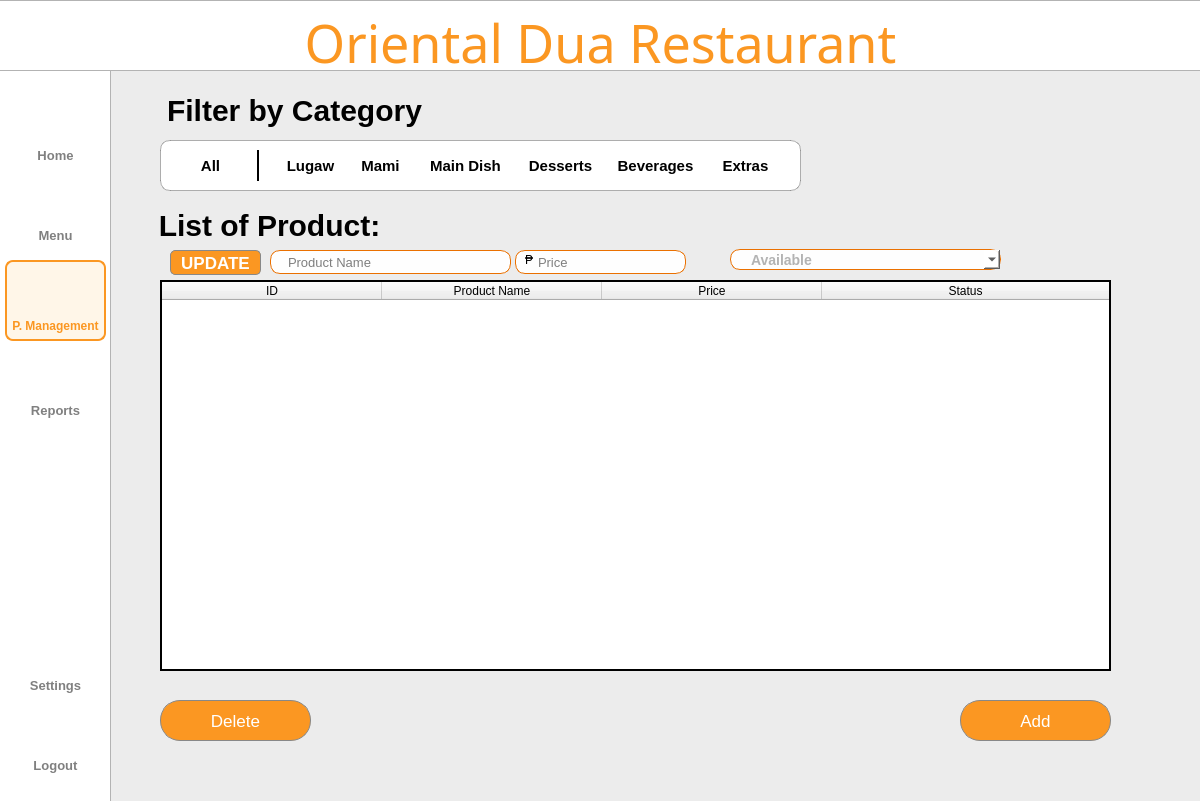
<?xml version="1.0" encoding="UTF-8"?>
<ui version="4.0">
 <class>Dialog</class>
 <widget class="QDialog" name="Dialog">
  <property name="geometry">
   <rect>
    <x>0</x>
    <y>0</y>
    <width>1200</width>
    <height>801</height>
   </rect>
  </property>
  <property name="windowTitle">
   <string>Dialog</string>
  </property>
  <widget class="QWidget" name="bgwidget" native="true">
   <property name="geometry">
    <rect>
     <x>0</x>
     <y>0</y>
     <width>1211</width>
     <height>801</height>
    </rect>
   </property>
   <property name="layoutDirection">
    <enum>Qt::LeftToRight</enum>
   </property>
   <property name="styleSheet">
    <string notr="true">QWidget#bgwidget{background-color: rgb(236, 236, 236);}

</string>
   </property>
   <widget class="QLabel" name="sidebar">
    <property name="geometry">
     <rect>
      <x>-10</x>
      <y>-30</y>
      <width>121</width>
      <height>891</height>
     </rect>
    </property>
    <property name="styleSheet">
     <string notr="true">background-color: rgb(255, 255, 255);
border: 1px solid rgba(0, 0, 0, 0.3);  </string>
    </property>
    <property name="text">
     <string/>
    </property>
   </widget>
   <widget class="QLabel" name="titlebar">
    <property name="geometry">
     <rect>
      <x>-2</x>
      <y>0</y>
      <width>1204</width>
      <height>71</height>
     </rect>
    </property>
    <property name="styleSheet">
     <string notr="true">background-color: rgb(255, 255, 255);
border: 1px solid rgba(0, 0, 0, 0.3);  </string>
    </property>
    <property name="text">
     <string/>
    </property>
   </widget>
   <widget class="QLabel" name="whitebg">
    <property name="geometry">
     <rect>
      <x>160</x>
      <y>140</y>
      <width>641</width>
      <height>51</height>
     </rect>
    </property>
    <property name="styleSheet">
     <string notr="true">background-color: rgb(255, 255, 255);
border: 1px solid rgba(0, 0, 0, 0.3);  
border-radius: 10px;  </string>
    </property>
    <property name="text">
     <string/>
    </property>
   </widget>
   <widget class="QLabel" name="title">
    <property name="geometry">
     <rect>
      <x>0</x>
      <y>10</y>
      <width>1201</width>
      <height>71</height>
     </rect>
    </property>
    <property name="styleSheet">
     <string notr="true">QLabel#title{
	color: #FB9722;
    font-family: Sacramento;
    font-size: 52px;
    font-weight: 400;
    padding-bottom: 5px;
    text-align: center;
}</string>
    </property>
    <property name="text">
     <string>Oriental Dua Restaurant</string>
    </property>
    <property name="alignment">
     <set>Qt::AlignCenter</set>
    </property>
    <property name="wordWrap">
     <bool>true</bool>
    </property>
   </widget>
   <widget class="QLabel" name="logoutIcon">
    <property name="geometry">
     <rect>
      <x>39</x>
      <y>715</y>
      <width>35</width>
      <height>35</height>
     </rect>
    </property>
    <property name="minimumSize">
     <size>
      <width>35</width>
      <height>35</height>
     </size>
    </property>
    <property name="maximumSize">
     <size>
      <width>35</width>
      <height>35</height>
     </size>
    </property>
    <property name="styleSheet">
     <string notr="true">QLabel#Pmanagementbtn{
    color: rgba(0,0,0, 0.5);
    font-family: 'Roboto';
    font-size: 11px;
    font-weight: 300;
}</string>
    </property>
    <property name="text">
     <string/>
    </property>
    <property name="pixmap">
     <pixmap resource="../resource.qrc">:/icon/icons/shutdown.png</pixmap>
    </property>
    <property name="scaledContents">
     <bool>true</bool>
    </property>
    <property name="alignment">
     <set>Qt::AlignCenter</set>
    </property>
   </widget>
   <widget class="QPushButton" name="logoutbtn">
    <property name="geometry">
     <rect>
      <x>15</x>
      <y>750</y>
      <width>81</width>
      <height>31</height>
     </rect>
    </property>
    <property name="styleSheet">
     <string notr="true">QPushButton{
    color: rgba(0,0,0, 0.5);
    font-family: 'Inter';
    font-size: 13px;
    font-weight: 500;
	border:none;
}

QPushButton:hover{
color: #FB9722;
border: 2px solid #FB9722;
border-radius: 8px;
background-color: rgba(255, 167, 25, 0.1);
}</string>
    </property>
    <property name="text">
     <string>Logout</string>
    </property>
   </widget>
   <widget class="QPushButton" name="settingsbtn">
    <property name="geometry">
     <rect>
      <x>15</x>
      <y>670</y>
      <width>81</width>
      <height>31</height>
     </rect>
    </property>
    <property name="styleSheet">
     <string notr="true">QPushButton{
    color: rgba(0,0,0, 0.5);
    font-family: 'Inter';
    font-size: 13px;
    font-weight: 500;
	border:none;
}

QPushButton:hover{
color: #FB9722;
border: 2px solid #FB9722;
border-radius: 8px;
background-color: rgba(255, 167, 25, 0.1);
}</string>
    </property>
    <property name="text">
     <string>Settings</string>
    </property>
   </widget>
   <widget class="QLabel" name="settingIcon">
    <property name="geometry">
     <rect>
      <x>39</x>
      <y>634</y>
      <width>35</width>
      <height>35</height>
     </rect>
    </property>
    <property name="minimumSize">
     <size>
      <width>35</width>
      <height>35</height>
     </size>
    </property>
    <property name="maximumSize">
     <size>
      <width>35</width>
      <height>35</height>
     </size>
    </property>
    <property name="styleSheet">
     <string notr="true">QLabel#Pmanagementbtn{
    color: rgba(0,0,0, 0.5);
    font-family: 'Roboto';
    font-size: 11px;
    font-weight: 300;
}</string>
    </property>
    <property name="text">
     <string/>
    </property>
    <property name="pixmap">
     <pixmap resource="../resource.qrc">:/icon/icons/settings.png</pixmap>
    </property>
    <property name="scaledContents">
     <bool>true</bool>
    </property>
    <property name="alignment">
     <set>Qt::AlignCenter</set>
    </property>
   </widget>
   <widget class="QPushButton" name="menubtn">
    <property name="geometry">
     <rect>
      <x>15</x>
      <y>220</y>
      <width>81</width>
      <height>31</height>
     </rect>
    </property>
    <property name="styleSheet">
     <string notr="true">QPushButton{
    color: rgba(0,0,0, 0.5);
    font-family: 'Inter';
    font-size: 13px;
    font-weight: 500;
	border:none;
}

QPushButton:hover{
color: #FB9722;
border: 2px solid #FB9722;
border-radius: 8px;
background-color: rgba(255, 167, 25, 0.1);
}</string>
    </property>
    <property name="text">
     <string>Menu</string>
    </property>
   </widget>
   <widget class="QLabel" name="p_mIcon">
    <property name="geometry">
     <rect>
      <x>37</x>
      <y>270</y>
      <width>40</width>
      <height>40</height>
     </rect>
    </property>
    <property name="minimumSize">
     <size>
      <width>40</width>
      <height>40</height>
     </size>
    </property>
    <property name="maximumSize">
     <size>
      <width>40</width>
      <height>40</height>
     </size>
    </property>
    <property name="styleSheet">
     <string notr="true"/>
    </property>
    <property name="text">
     <string/>
    </property>
    <property name="textFormat">
     <enum>Qt::PlainText</enum>
    </property>
    <property name="pixmap">
     <pixmap resource="../resource.qrc">:/icon/icons/pmanagement2.png</pixmap>
    </property>
    <property name="scaledContents">
     <bool>true</bool>
    </property>
    <property name="alignment">
     <set>Qt::AlignCenter</set>
    </property>
   </widget>
   <widget class="QPushButton" name="p_managementbtn">
    <property name="geometry">
     <rect>
      <x>5</x>
      <y>310</y>
      <width>101</width>
      <height>31</height>
     </rect>
    </property>
    <property name="styleSheet">
     <string notr="true">QPushButton{
    color: #FB9722;;
    font-family: 'Inter';
    font-size: 12px;
    font-weight: 500;
	border:none;
}
</string>
    </property>
    <property name="text">
     <string>P. Management</string>
    </property>
   </widget>
   <widget class="QLabel" name="homeIcon">
    <property name="geometry">
     <rect>
      <x>40</x>
      <y>110</y>
      <width>30</width>
      <height>30</height>
     </rect>
    </property>
    <property name="minimumSize">
     <size>
      <width>30</width>
      <height>30</height>
     </size>
    </property>
    <property name="maximumSize">
     <size>
      <width>35</width>
      <height>35</height>
     </size>
    </property>
    <property name="styleSheet">
     <string notr="true">QLabel#Pmanagementbtn{
    color: rgba(0,0,0, 0.5);
    font-family: 'Roboto';
    font-size: 11px;
    font-weight: 300;
}</string>
    </property>
    <property name="text">
     <string/>
    </property>
    <property name="pixmap">
     <pixmap resource="../resource.qrc">:/icon/icons/home.png</pixmap>
    </property>
    <property name="scaledContents">
     <bool>true</bool>
    </property>
    <property name="alignment">
     <set>Qt::AlignCenter</set>
    </property>
   </widget>
   <widget class="QPushButton" name="reportbtn">
    <property name="geometry">
     <rect>
      <x>15</x>
      <y>395</y>
      <width>81</width>
      <height>31</height>
     </rect>
    </property>
    <property name="styleSheet">
     <string notr="true">QPushButton{
    color: rgba(0,0,0, 0.5);
    font-family: 'Inter';
    font-size: 13px;
    font-weight: 500;
	border:none;
}

QPushButton:hover{
color: #FB9722;
border: 2px solid #FB9722;
border-radius: 8px;
background-color: rgba(255, 167, 25, 0.1);
}</string>
    </property>
    <property name="text">
     <string>Reports</string>
    </property>
   </widget>
   <widget class="QPushButton" name="homebtn">
    <property name="geometry">
     <rect>
      <x>15</x>
      <y>140</y>
      <width>81</width>
      <height>31</height>
     </rect>
    </property>
    <property name="styleSheet">
     <string notr="true">QPushButton{
    color: rgba(0,0,0, 0.5);
    font-family: 'Inter';
    font-size: 13px;
    font-weight: 500;
	border:none;
}

QPushButton:hover{
color: #FB9722;
border: 2px solid #FB9722;
border-radius: 8px;
background-color: rgba(255, 167, 25, 0.1);
}</string>
    </property>
    <property name="text">
     <string>Home</string>
    </property>
   </widget>
   <widget class="QLabel" name="reportIcon">
    <property name="geometry">
     <rect>
      <x>39</x>
      <y>360</y>
      <width>35</width>
      <height>35</height>
     </rect>
    </property>
    <property name="minimumSize">
     <size>
      <width>35</width>
      <height>35</height>
     </size>
    </property>
    <property name="maximumSize">
     <size>
      <width>35</width>
      <height>35</height>
     </size>
    </property>
    <property name="styleSheet">
     <string notr="true">QLabel#Pmanagementbtn{
    color: rgba(0,0,0, 0.5);
    font-family: 'Roboto';
    font-size: 11px;
    font-weight: 300;
}</string>
    </property>
    <property name="text">
     <string/>
    </property>
    <property name="pixmap">
     <pixmap resource="../resource.qrc">:/icon/icons/report.png</pixmap>
    </property>
    <property name="scaledContents">
     <bool>true</bool>
    </property>
    <property name="alignment">
     <set>Qt::AlignCenter</set>
    </property>
   </widget>
   <widget class="QLabel" name="menuIcon">
    <property name="geometry">
     <rect>
      <x>40</x>
      <y>190</y>
      <width>30</width>
      <height>30</height>
     </rect>
    </property>
    <property name="minimumSize">
     <size>
      <width>30</width>
      <height>30</height>
     </size>
    </property>
    <property name="maximumSize">
     <size>
      <width>35</width>
      <height>35</height>
     </size>
    </property>
    <property name="styleSheet">
     <string notr="true">QLabel#Pmanagementbtn{
    color: rgba(0,0,0, 0.5);
    font-family: 'Roboto';
    font-size: 11px;
    font-weight: 300;
}</string>
    </property>
    <property name="text">
     <string/>
    </property>
    <property name="pixmap">
     <pixmap resource="../resource.qrc">:/icon/icons/menu.png</pixmap>
    </property>
    <property name="scaledContents">
     <bool>true</bool>
    </property>
    <property name="alignment">
     <set>Qt::AlignCenter</set>
    </property>
   </widget>
   <widget class="QLabel" name="listofsale">
    <property name="geometry">
     <rect>
      <x>159</x>
      <y>200</y>
      <width>221</width>
      <height>51</height>
     </rect>
    </property>
    <property name="styleSheet">
     <string notr="true">QLabel{
    color: #000000;
    font-family: 'Inter';
    font-size: 30px;
    font-weight: 500;
}</string>
    </property>
    <property name="text">
     <string>List of Product:</string>
    </property>
    <property name="alignment">
     <set>Qt::AlignCenter</set>
    </property>
   </widget>
   <widget class="QTableWidget" name="tableWidget">
    <property name="geometry">
     <rect>
      <x>160</x>
      <y>280</y>
      <width>951</width>
      <height>391</height>
     </rect>
    </property>
    <property name="frameShape">
     <enum>QFrame::WinPanel</enum>
    </property>
    <property name="frameShadow">
     <enum>QFrame::Plain</enum>
    </property>
    <property name="lineWidth">
     <number>1</number>
    </property>
    <property name="midLineWidth">
     <number>0</number>
    </property>
    <property name="autoScrollMargin">
     <number>1</number>
    </property>
    <property name="editTriggers">
     <set>QAbstractItemView::AnyKeyPressed|QAbstractItemView::EditKeyPressed</set>
    </property>
    <property name="alternatingRowColors">
     <bool>true</bool>
    </property>
    <property name="showGrid">
     <bool>true</bool>
    </property>
    <property name="gridStyle">
     <enum>Qt::SolidLine</enum>
    </property>
    <property name="sortingEnabled">
     <bool>false</bool>
    </property>
    <attribute name="horizontalHeaderCascadingSectionResizes">
     <bool>true</bool>
    </attribute>
    <attribute name="horizontalHeaderMinimumSectionSize">
     <number>100</number>
    </attribute>
    <attribute name="horizontalHeaderDefaultSectionSize">
     <number>220</number>
    </attribute>
    <attribute name="horizontalHeaderHighlightSections">
     <bool>false</bool>
    </attribute>
    <attribute name="horizontalHeaderStretchLastSection">
     <bool>true</bool>
    </attribute>
    <attribute name="verticalHeaderVisible">
     <bool>false</bool>
    </attribute>
    <column>
     <property name="text">
      <string>ID</string>
     </property>
    </column>
    <column>
     <property name="text">
      <string>Product Name</string>
     </property>
    </column>
    <column>
     <property name="text">
      <string>Price</string>
     </property>
    </column>
    <column>
     <property name="text">
      <string>Status</string>
     </property>
    </column>
   </widget>
   <widget class="QPushButton" name="deletebtn">
    <property name="geometry">
     <rect>
      <x>160</x>
      <y>700</y>
      <width>151</width>
      <height>41</height>
     </rect>
    </property>
    <property name="styleSheet">
     <string notr="true">QPushButton{
	color: #FFFFFF;
    background-color: #FB9722;
    border: 1px solid #888888;
    border-radius: 20px;
	font-family: 'Inter';
    font-size: 17px;
    font-weight: 400;
}
QPushButton:hover {
	background-color: rgb(255, 167, 25);
}

QPushButton:pressed {
 	background-color: #FB9722;
}</string>
    </property>
    <property name="text">
     <string>Delete</string>
    </property>
   </widget>
   <widget class="QLabel" name="listofsale_2">
    <property name="geometry">
     <rect>
      <x>159</x>
      <y>90</y>
      <width>271</width>
      <height>41</height>
     </rect>
    </property>
    <property name="styleSheet">
     <string notr="true">QLabel{
    color: #000000;
    font-family: 'Inter';
    font-size: 30px;
    font-weight: 500;
}</string>
    </property>
    <property name="text">
     <string>Filter by Category</string>
    </property>
    <property name="alignment">
     <set>Qt::AlignCenter</set>
    </property>
   </widget>
   <widget class="QPushButton" name="addbtn">
    <property name="geometry">
     <rect>
      <x>960</x>
      <y>700</y>
      <width>151</width>
      <height>41</height>
     </rect>
    </property>
    <property name="styleSheet">
     <string notr="true">QPushButton{
	color: #FFFFFF;
    background-color: #FB9722;
    border: 1px solid #888888;
    border-radius: 20px;
	font-family: 'Inter';
    font-size: 17px;
    font-weight: 400;
}
QPushButton:hover {
	background-color: rgb(255, 167, 25);
}

QPushButton:pressed {
 	background-color: #FB9722;
}</string>
    </property>
    <property name="text">
     <string>Add</string>
    </property>
   </widget>
   <widget class="QPushButton" name="lugawbtn">
    <property name="geometry">
     <rect>
      <x>280</x>
      <y>145</y>
      <width>61</width>
      <height>41</height>
     </rect>
    </property>
    <property name="styleSheet">
     <string notr="true">QPushButton{
    color: #000000;;
    font-family: 'Roboto';
    font-size: 15px;
    font-weight: 500;
	border:none;
}

QPushButton:hover{
color: #FB9722;
background-color: #FB9722;
border: 2px solid #FB9722;
border-radius: 8px;
background-color: rgba(255, 167, 25, 0.1);
}


</string>
    </property>
    <property name="text">
     <string>Lugaw</string>
    </property>
   </widget>
   <widget class="QPushButton" name="mamibtn">
    <property name="geometry">
     <rect>
      <x>350</x>
      <y>145</y>
      <width>61</width>
      <height>41</height>
     </rect>
    </property>
    <property name="styleSheet">
     <string notr="true">QPushButton{
    color: #000000;;
    font-family: 'Roboto';
    font-size: 15px;
    font-weight: 500;
	border:none;
}

QPushButton:hover{
color: #FB9722;
background-color: #FB9722;
border: 2px solid #FB9722;
border-radius: 8px;
background-color: rgba(255, 167, 25, 0.1);
}

</string>
    </property>
    <property name="text">
     <string>Mami</string>
    </property>
   </widget>
   <widget class="QPushButton" name="maindishbtn">
    <property name="geometry">
     <rect>
      <x>420</x>
      <y>145</y>
      <width>91</width>
      <height>41</height>
     </rect>
    </property>
    <property name="styleSheet">
     <string notr="true">QPushButton{
    color: #000000;;
    font-family: 'Roboto';
    font-size: 15px;
    font-weight: 500;
	border:none;
}

QPushButton:hover{
color: #FB9722;
background-color: #FB9722;
border: 2px solid #FB9722;
border-radius: 8px;
background-color: rgba(255, 167, 25, 0.1);
}

</string>
    </property>
    <property name="text">
     <string>Main Dish</string>
    </property>
   </widget>
   <widget class="QPushButton" name="dessertsbtn">
    <property name="geometry">
     <rect>
      <x>520</x>
      <y>145</y>
      <width>81</width>
      <height>41</height>
     </rect>
    </property>
    <property name="styleSheet">
     <string notr="true">QPushButton{
    color: #000000;;
    font-family: 'Roboto';
    font-size: 15px;
    font-weight: 500;
	border:none;
}

QPushButton:hover{
color: #FB9722;
background-color: #FB9722;
border: 2px solid #FB9722;
border-radius: 8px;
background-color: rgba(255, 167, 25, 0.1);
}

</string>
    </property>
    <property name="text">
     <string>Desserts</string>
    </property>
   </widget>
   <widget class="QPushButton" name="beveragesbtn">
    <property name="geometry">
     <rect>
      <x>610</x>
      <y>145</y>
      <width>91</width>
      <height>41</height>
     </rect>
    </property>
    <property name="styleSheet">
     <string notr="true">QPushButton{
    color: #000000;;
    font-family: 'Roboto';
    font-size: 15px;
    font-weight: 500;
	border:none;
}

QPushButton:hover{
color: #FB9722;
background-color: #FB9722;
border: 2px solid #FB9722;
border-radius: 8px;
background-color: rgba(255, 167, 25, 0.1);
}
</string>
    </property>
    <property name="text">
     <string>Beverages</string>
    </property>
   </widget>
   <widget class="QPushButton" name="extrasbtn">
    <property name="geometry">
     <rect>
      <x>710</x>
      <y>145</y>
      <width>71</width>
      <height>41</height>
     </rect>
    </property>
    <property name="styleSheet">
     <string notr="true">QPushButton{
    color: #000000;;
    font-family: 'Roboto';
    font-size: 15px;
    font-weight: 500;
	border:none;
}

QPushButton:hover{
color: #FB9722;
background-color: #FB9722;
border: 2px solid #FB9722;
border-radius: 8px;
background-color: rgba(255, 167, 25, 0.1);
}
</string>
    </property>
    <property name="text">
     <string>Extras</string>
    </property>
   </widget>
   <widget class="QPushButton" name="updatebtn">
    <property name="geometry">
     <rect>
      <x>170</x>
      <y>250</y>
      <width>91</width>
      <height>25</height>
     </rect>
    </property>
    <property name="styleSheet">
     <string notr="true">QPushButton{
	color: #FFFFFF;
    background-color: #FB9722;
    border: 1px solid #888888;
    border-radius: 5px;
	font-family: 'Inter';
    font-size: 17px;
    font-weight: 500;
}
QPushButton:hover {
	background-color: rgb(255, 167, 25);
}

QPushButton:pressed {
 	background-color: #FB9722;
}</string>
    </property>
    <property name="text">
     <string>UPDATE</string>
    </property>
   </widget>
   <widget class="Line" name="line">
    <property name="geometry">
     <rect>
      <x>250</x>
      <y>150</y>
      <width>16</width>
      <height>31</height>
     </rect>
    </property>
    <property name="frameShadow">
     <enum>QFrame::Plain</enum>
    </property>
    <property name="lineWidth">
     <number>2</number>
    </property>
    <property name="orientation">
     <enum>Qt::Vertical</enum>
    </property>
   </widget>
   <widget class="QPushButton" name="allbtn">
    <property name="geometry">
     <rect>
      <x>180</x>
      <y>150</y>
      <width>61</width>
      <height>31</height>
     </rect>
    </property>
    <property name="styleSheet">
     <string notr="true">QPushButton{
    color: #000000;;
    font-family: 'Roboto';
    font-size: 15px;
    font-weight: 500;
	border:none;
}

QPushButton:hover{
color: #FB9722;
background-color: #FB9722;
border: 2px solid #FB9722;
border-radius: 8px;
background-color: rgba(255, 167, 25, 0.1);
}


</string>
    </property>
    <property name="text">
     <string>All</string>
    </property>
   </widget>
   <widget class="QLineEdit" name="pricefield">
    <property name="geometry">
     <rect>
      <x>515</x>
      <y>250</y>
      <width>171</width>
      <height>24</height>
     </rect>
    </property>
    <property name="styleSheet">
     <string notr="true">QLineEdit{
	padding-left: 20px;
    border-radius: 10px;
    border: 1px solid rgb(234, 112, 0);  
    background-color: rgba(255, 255, 255, 240);
    font-family: 'Roboto';
	font-size: 13px;
	font-weight: 400;
}</string>
    </property>
    <property name="placeholderText">
     <string>Price</string>
    </property>
   </widget>
   <widget class="QLineEdit" name="pnamefield">
    <property name="geometry">
     <rect>
      <x>270</x>
      <y>250</y>
      <width>241</width>
      <height>24</height>
     </rect>
    </property>
    <property name="styleSheet">
     <string notr="true">QLineEdit{
	padding-left: 15px;
    border-radius: 10px;
    border: 1px solid rgb(234, 112, 0);  
    background-color: rgba(255, 255, 255, 240);
    font-family: 'Roboto';
	font-size: 13px;
	font-weight: 400;
}</string>
    </property>
    <property name="placeholderText">
     <string>Product Name</string>
    </property>
   </widget>
   <widget class="QLabel" name="label">
    <property name="geometry">
     <rect>
      <x>525</x>
      <y>252</y>
      <width>31</width>
      <height>16</height>
     </rect>
    </property>
    <property name="styleSheet">
     <string notr="true">font: 12pt &quot;MS Shell Dlg 2&quot;;</string>
    </property>
    <property name="text">
     <string>₱</string>
    </property>
   </widget>
   <widget class="QLabel" name="error">
    <property name="geometry">
     <rect>
      <x>390</x>
      <y>215</y>
      <width>401</width>
      <height>21</height>
     </rect>
    </property>
    <property name="styleSheet">
     <string notr="true">font: 11pt &quot;MS Shell Dlg 2&quot;;
color: rgb(255, 0, 0);</string>
    </property>
    <property name="text">
     <string/>
    </property>
   </widget>
   <widget class="QLabel" name="label_2">
    <property name="geometry">
     <rect>
      <x>5</x>
      <y>260</y>
      <width>101</width>
      <height>81</height>
     </rect>
    </property>
    <property name="styleSheet">
     <string notr="true">QLabel{
	background-color: rgba(255, 167, 25, 0.1);
	border: 2px solid #FB9722;
	border-radius: 8px;
}</string>
    </property>
    <property name="text">
     <string/>
    </property>
   </widget>
   <widget class="QComboBox" name="comboBox">
    <property name="geometry">
     <rect>
      <x>730</x>
      <y>249</y>
      <width>271</width>
      <height>21</height>
     </rect>
    </property>
    <property name="styleSheet">
     <string notr="true">QComboBox{
	padding-left: 20px;
    border-radius: 10px;
    border: 1px solid rgb(234, 112, 0);  
    background-color: rgba(255, 255, 255, 240);
    font-family: 'Inter';
	font-size: 14px;
	font-weight: 500;
	color: rgba(0, 0, 0, 75);
}</string>
    </property>
    <property name="frame">
     <bool>true</bool>
    </property>
    <item>
     <property name="text">
      <string>Available</string>
     </property>
    </item>
    <item>
     <property name="text">
      <string>Unavailable</string>
     </property>
    </item>
   </widget>
   <zorder>sidebar</zorder>
   <zorder>titlebar</zorder>
   <zorder>whitebg</zorder>
   <zorder>title</zorder>
   <zorder>logoutIcon</zorder>
   <zorder>logoutbtn</zorder>
   <zorder>settingsbtn</zorder>
   <zorder>settingIcon</zorder>
   <zorder>menubtn</zorder>
   <zorder>homeIcon</zorder>
   <zorder>reportbtn</zorder>
   <zorder>homebtn</zorder>
   <zorder>reportIcon</zorder>
   <zorder>menuIcon</zorder>
   <zorder>listofsale</zorder>
   <zorder>tableWidget</zorder>
   <zorder>deletebtn</zorder>
   <zorder>listofsale_2</zorder>
   <zorder>addbtn</zorder>
   <zorder>lugawbtn</zorder>
   <zorder>mamibtn</zorder>
   <zorder>maindishbtn</zorder>
   <zorder>dessertsbtn</zorder>
   <zorder>beveragesbtn</zorder>
   <zorder>extrasbtn</zorder>
   <zorder>updatebtn</zorder>
   <zorder>line</zorder>
   <zorder>allbtn</zorder>
   <zorder>pricefield</zorder>
   <zorder>pnamefield</zorder>
   <zorder>label</zorder>
   <zorder>error</zorder>
   <zorder>label_2</zorder>
   <zorder>p_mIcon</zorder>
   <zorder>p_managementbtn</zorder>
   <zorder>comboBox</zorder>
  </widget>
 </widget>
 <resources>
  <include location="../resource.qrc"/>
 </resources>
 <connections/>
</ui>
